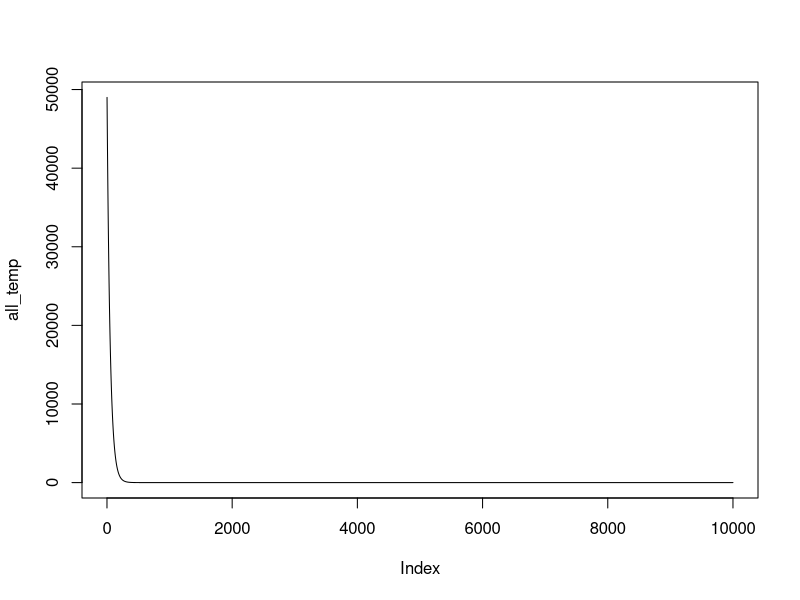
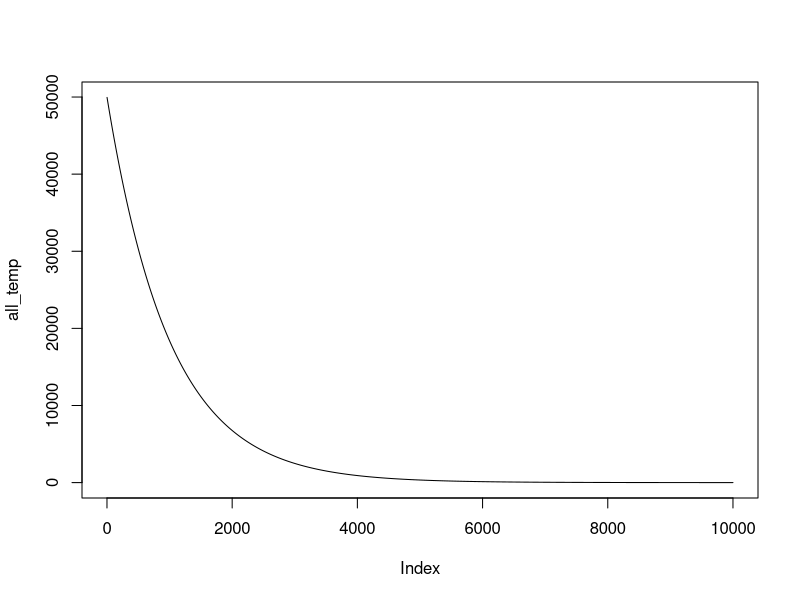
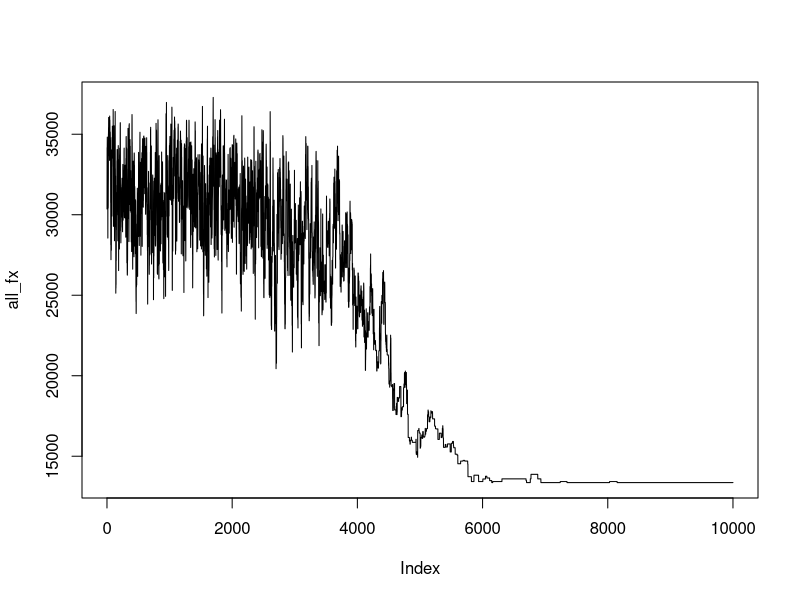
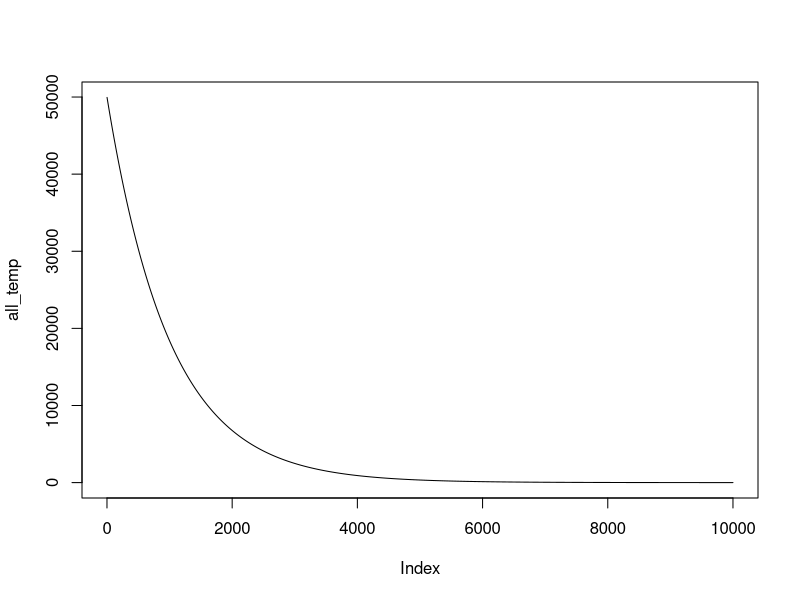
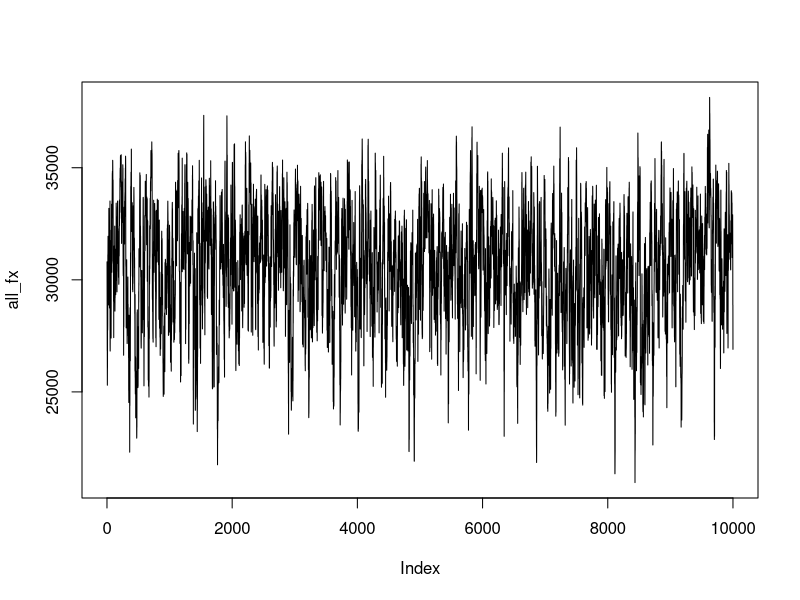
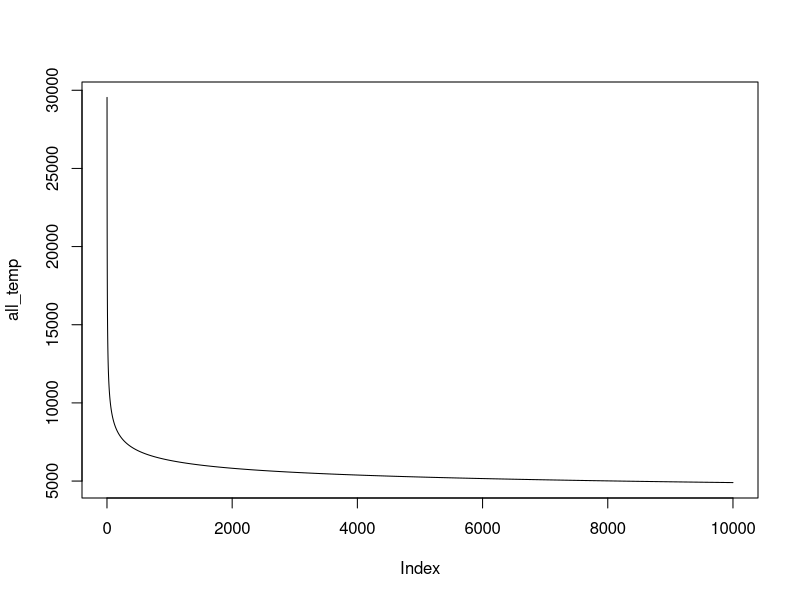
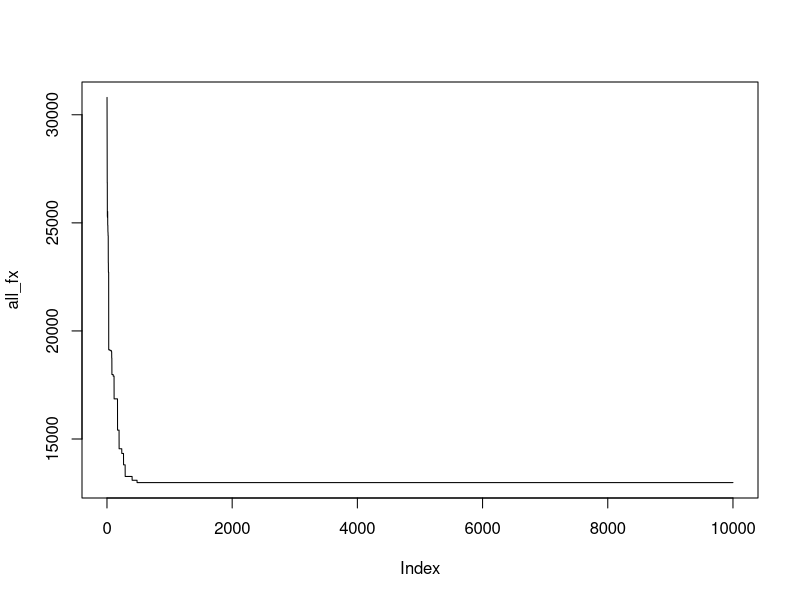
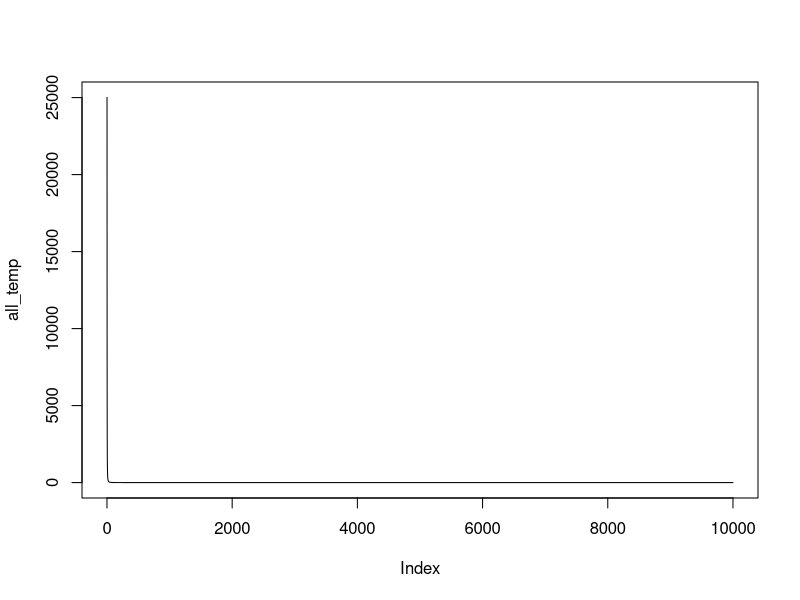

The R script that drew these images, in order:

# TSP
rm(list = ls(all=T))
# load data
y <- as.matrix(eurodist) 
# defining functions
# get intital solution
get_initial_x <- function(ncity){ 
  tour <- sample(1:ncity)
  # ensure tour returns to first city
  tour <- c(tour, tour[1]) 
  return(tour)
}
cur_tour <- get_initial_x(nrow(y)) 
cur_tour

# evaluation function
evaluate_x <- function(dists, tour){ 
  sum(dists[cbind(tour[-length(tour)], tour[-1])])
}
evaluate_x(dists = y, tour = cur_tour)

# perturbation functions
# reverse operator
perturb_x <- function(tour){
  # select two cities at random
  ch <- sort(sample(2:(length(tour)-1),2,replace=FALSE)) 
  # reconnect other way
  tour[ch[1]:ch[2]] <- tour[ch[2]:ch[1]]
  return(tour) 
}

#############################
### Simulation
# Case 1.1 (base case)
# set start temperature and geometric cooling factor 
set.seed(100) # for repeatability
start_temp <- 50000
temp_factor <- 0.98
# get an initial solution
cur_x <- get_initial_x(ncol(y))
# evaluate the solution
cur_fx <- evaluate_x(dists = y, tour = cur_x)
# initialize results data frames
all_fx <- c()
all_x <- data.frame()
all_temp <- c()

# for a fixed number of iterations
set.seed(2020)
for(i in 1:10000){
  # generate a candidate solution
  prop_x <- perturb_x(cur_x)
  # evaluate the candidate solution
  prop_fx <- evaluate_x(dists = y, tour = prop_x)
  # calculate the probability of accepting the candidate
  anneal_temp <- start_temp * temp_factor ^ i 
  accept_prob <- exp(-(prop_fx - cur_fx) / anneal_temp)
  # accept or reject the candidate
  if(prop_fx < cur_fx){ 
    cur_x <- prop_x 
    cur_fx <- prop_fx
  }
  else{ if(runif(1) < accept_prob){
    cur_x <- prop_x
    cur_fx <- prop_fx
    }
  }
  # store all results
  all_fx <- c(all_fx, cur_fx) 
  all_x <- rbind(all_x,cur_x)
  all_temp <- c(all_temp, anneal_temp)
}

# plot
pdf(file = "TSPCase11.pdf", width = 7, height = 7, compress = F)
plot(all_fx, type="l", lwd=2, col="darkred", 
     xlab="Iteration", ylab="Distance") # converges quickly 
dev.off()
plot(all_temp, type="l")
# results 
best_solution <- which.min(all_fx) 
best_tour <- all_x[best_solution,] 
optimal_solution <- all_fx[best_solution] 
optimal_solution #12 919
best_tour
colnames(y)[as.numeric(best_tour)]
###############################
## Case 1.2
# explore feature space more
# increase cooling factor 
# set start temperature and geometric cooling factor 
set.seed(100) # for repeatability
start_temp <- 50000
temp_factor <- 0.999
# get an initial solution
cur_x <- get_initial_x(ncol(y))
# evaluate the solution
cur_fx <- evaluate_x(dists = y, tour = cur_x)
# initialize results data frames
all_fx <- c()
all_x <- data.frame()
all_temp <- c()

# for a fixed number of iterations
set.seed(2020)
for(i in 1:10000){
  # generate a candidate solution
  prop_x <- perturb_x(cur_x)
  # evaluate the candidate solution
  prop_fx <- evaluate_x(dists = y, tour = prop_x)
  # calculate the probability of accepting the candidate
  anneal_temp <- start_temp * temp_factor ^ i 
  accept_prob <- exp(-(prop_fx - cur_fx) / anneal_temp)
  # accept or reject the candidate
  if(prop_fx < cur_fx){ 
    cur_x <- prop_x 
    cur_fx <- prop_fx
  }
  else{ if(runif(1) < accept_prob){
    cur_x <- prop_x
    cur_fx <- prop_fx
  }
  }
  # store all results
  all_fx <- c(all_fx, cur_fx) 
  all_x <- rbind(all_x,cur_x)
  all_temp <- c(all_temp, anneal_temp)
}

# plot
pdf(file = "TSPCase12.pdf", width = 7, height = 7, compress = F)
plot(all_fx,type="l", xlab="Iterations", ylab="Distance", col = "darkred") 
dev.off()
# plot temp
plot(all_temp, type="l") # slower decrease 
# results 
best_solution <- which.min(all_fx) 
best_tour <- all_x[best_solution,] 
optimal_solution <- all_fx[best_solution] 
optimal_solution #12 842
best_tour
colnames(y)[as.numeric(best_tour)]

###############################
## Case 2.1
# use swap perturbation function
# swap operator
perturb_x2 <- function(tour){
  # select two cities at random
  ch <- sort(sample(2:(length(tour)-1),2,replace=FALSE)) 
  # swap them in the chain 
  p1 <- tour[ch[1]]
  tour[ch[1]] <- tour[ch[2]]
  tour[ch[2]] <- p1
  return(tour)
}
# set start temperature and geometric cooling factor 
set.seed(100) # for repeatability
start_temp <- 50000
temp_factor <- 0.999
# get an initial solution
cur_x <- get_initial_x(ncol(y))
# evaluate the solution
cur_fx <- evaluate_x(dists = y, tour = cur_x)
# initialize results data frames
all_fx <- c()
all_x <- data.frame()
all_temp <- c()

# for a fixed number of iterations
set.seed(2020)
for(i in 1:10000){
  # generate a candidate solution
  prop_x <- perturb_x2(cur_x)
  # evaluate the candidate solution
  prop_fx <- evaluate_x(dists = y, tour = prop_x)
  # calculate the probability of accepting the candidate
  anneal_temp <- start_temp * temp_factor ^ i 
  accept_prob <- exp(-(prop_fx - cur_fx) / anneal_temp)
  # accept or reject the candidate
  if(prop_fx < cur_fx){ 
    cur_x <- prop_x 
    cur_fx <- prop_fx
  }
  else{ if(runif(1) < accept_prob){
    cur_x <- prop_x
    cur_fx <- prop_fx
  }
  }
  # store all results
  all_fx <- c(all_fx, cur_fx) 
  all_x <- rbind(all_x,cur_x)
  all_temp <- c(all_temp, anneal_temp)
}

# plot
plot(all_fx,type="l") # convergence is quick 
plot(all_temp,type="l")
# results 
best_solution <- which.min(all_fx) 
best_tour <- all_x[best_solution,] 
optimal_solution <- all_fx[best_solution] 
optimal_solution # 13 363
best_tour
colnames(y)[as.numeric(best_tour)]
############################
## Case 3.1
# same settings as case 1.2 but log cooling schedule
set.seed(100) # for repeatability
start_temp <- 50000
temp_factor <- 0.999
# get an initial solution
cur_x <- get_initial_x(ncol(y))
# evaluate the solution
cur_fx <- evaluate_x(dists = y, tour = cur_x)
# initialize results data frames
all_fx <- c()
all_x <- data.frame()
all_temp <- c()

# for a fixed number of iterations
set.seed(2020)
for(i in 1:10000){
  # generate a candidate solution
  prop_x <- perturb_x(cur_x)
  # evaluate the candidate solution
  prop_fx <- evaluate_x(dists = y, tour = prop_x)
  # calculate the probability of accepting the candidate
  anneal_temp <- start_temp/(1+temp_factor*log(1+i))
  accept_prob <- exp(-(prop_fx - cur_fx) / anneal_temp)
  # accept or reject the candidate
  if(prop_fx < cur_fx){ 
    cur_x <- prop_x 
    cur_fx <- prop_fx
  }
  else{ if(runif(1) < accept_prob){
    cur_x <- prop_x
    cur_fx <- prop_fx
  }
  }
  # store all results
  all_fx <- c(all_fx, cur_fx) 
  all_x <- rbind(all_x,cur_x)
  all_temp <- c(all_temp, anneal_temp)
}

# plot
plot(all_fx,type="l") # convergence is quick 
plot(all_temp, type="l")
# results 
best_solution <- which.min(all_fx) 
best_tour <- all_x[best_solution,] 
optimal_solution <- all_fx[best_solution] 
optimal_solution # 20 955 - worse 
best_tour
colnames(y)[as.numeric(best_tour)]
############################
## Case 3.2
# same settings as case 1.2 but log cooling schedule
set.seed(100) # for repeatability
start_temp <- 50000
temp_factor <- 0.999
# get an initial solution
cur_x <- get_initial_x(ncol(y))
# evaluate the solution
cur_fx <- evaluate_x(dists = y, tour = cur_x)
# initialize results data frames
all_fx <- c()
all_x <- data.frame()
all_temp <- c()

# for a fixed number of iterations
set.seed(2020)
for(i in 1:10000){
  # generate a candidate solution
  prop_x <- perturb_x(cur_x)
  # evaluate the candidate solution
  prop_fx <- evaluate_x(dists = y, tour = prop_x)
  # calculate the probability of accepting the candidate
  anneal_temp <- start_temp/(1+temp_factor*(i^2))
  accept_prob <- exp(-(prop_fx - cur_fx) / anneal_temp)
  # accept or reject the candidate
  if(prop_fx < cur_fx){ 
    cur_x <- prop_x 
    cur_fx <- prop_fx
  }
  else{ if(runif(1) < accept_prob){
    cur_x <- prop_x
    cur_fx <- prop_fx
  }
  }
  # store all results
  all_fx <- c(all_fx, cur_fx) 
  all_x <- rbind(all_x,cur_x)
  all_temp <- c(all_temp, anneal_temp)
}

# plot
plot(all_fx,type="l") # convergence is quick 
plot(all_temp, type="l")
# results 
best_solution <- which.min(all_fx) 
best_tour <- all_x[best_solution,] 
optimal_solution <- all_fx[best_solution] 
optimal_solution # 12 984
best_tour
colnames(y)[as.numeric(best_tour)]
########## END 
